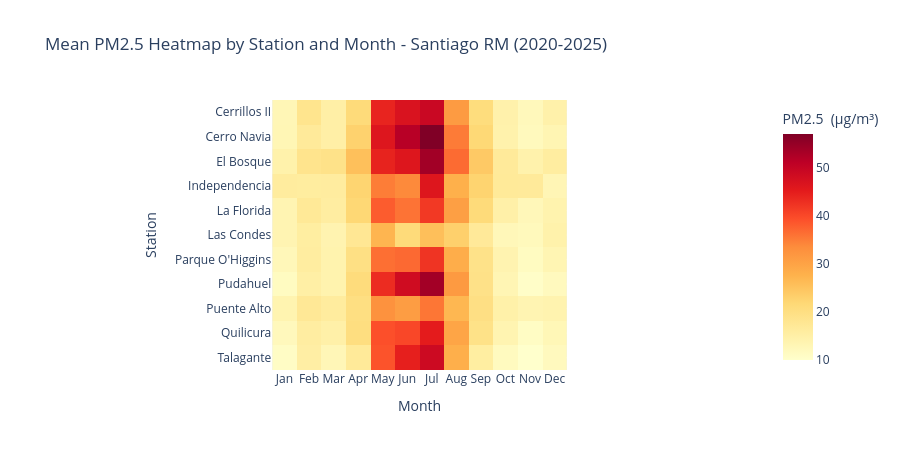

The notebook cell this image was saved under:
### Markdown cell above
## Year-over-Year PM2.5 Trend by Station (2020–2025)

- **2020 dip:** Most stations record their lowest values in 2020, consistent 
  with reduced traffic and industrial activity during COVID-19 lockdowns in 
  Santiago. This provides a natural experiment showing the impact of human 
  activity on air quality.
- **2021 rebound:** Values rise across nearly all stations as activity 
  returned to normal, confirming that the 2020 dip was driven by behavioural 
  change rather than a meteorological anomaly.
- **General downward trend (2021–2025):** Most stations show a gradual 
  decline after the 2021 peak, which may reflect improvements in vehicle 
  emissions standards, increased electrification of public transport, or 
  stricter air quality regulations in the RM.
- **Cerrillos II 2022:** This station only has data from April 2022 onwards, 
  meaning its 2022 annual mean is calculated from 8 months of data that 
  include the winter peak. This inflates the 2022 value relative to 
  subsequent full years and should not be interpreted as a true anomaly.
- **Talagante 2020:** This station has no validated data for most of 2020, 
  with monitoring starting from mid-2021. Its 2020 value should be excluded 
  from any trend interpretation.
- **2025 caveat:** El Bosque only have data through early March 2025, covering
  summer months with naturally low PM2.5. Its 2025 values are not comparable
  to full-year figures for other stations.

### Code cell
# Seasonal heatmap by station
heatmap_data = air.groupby(['station', 'month'])['pm25_mean'].mean().reset_index()
heatmap_pivot = heatmap_data.pivot(index='station', columns= 'month', values='pm25_mean')

# Rename months to abbreviate names
month_names = {1: 'Jan', 2: 'Feb', 3: 'Mar', 4: 'Apr', 5: 'May', 6: 'Jun', 7: 'Jul', 8: 'Aug', 
               9: 'Sep', 10: 'Oct', 11: 'Nov', 12: 'Dec'}
heatmap_pivot.columns = [month_names[m] for m in heatmap_pivot.columns]

fig = px.imshow(
    heatmap_pivot,
    color_continuous_scale= 'YlOrRd',
    title= 'Mean PM2.5 Heatmap by Station and Month - Santiago RM (2020-2025)',
    labels= {'x': 'Month', 'y': 'Station', 'color': 'PM2.5  (µg/m³)'}
)

fig.update_layout(height= 450)
fig.write_html('../figures/seasonal_heatmap.html')
fig.show()

### Figure 1 — Plotly figure (JSON) as saved in the notebook; plotly's stock layout.template omitted (floating-point values rounded to 4 significant figures; data arrays with more than 128 entries replaced by an {"elided": "..."} marker saying what was removed)
{"data": [{"coloraxis": "coloraxis", "hovertemplate": "Month: %{x}<br>Station: %{y}<br>PM2.5  (µg/m³): %{z}<extra></extra>", "name": "0", "type": "heatmap", "x": ["Jan", "Feb", "Mar", "Apr", "May", "Jun", "Jul", "Aug", "Sep", "Oct", "Nov", "Dec"], "xaxis": "x", "y": ["Cerrillos II", "Cerro Navia", "El Bosque", "Independencia", "La Florida", "Las Condes", "Parque O'Higgins", "Pudahuel", "Puente Alto", "Quilicura", "Talagante"], "yaxis": "y", "z": {"elided": "11x12 float values"}}], "layout": {"coloraxis": {"autocolorscale": false, "colorbar": {"title": {"text": "PM2.5  (µg/m³)"}}, "colorscale": [[0, "rgb(255,255,204)"], [0.125, "rgb(255,237,160)"], [0.25, "rgb(254,217,118)"], [0.375, "rgb(254,178,76)"], [0.5, "rgb(253,141,60)"], [0.625, "rgb(252,78,42)"], [0.75, "rgb(227,26,28)"], [0.875, "rgb(189,0,38)"], [1, "rgb(128,0,38)"]]}, "height": 450, "title": {"text": "Mean PM2.5 Heatmap by Station and Month - Santiago RM (2020-2025)"}, "xaxis": {"anchor": "y", "constrain": "domain", "domain": [0, 1], "scaleanchor": "y", "title": {"text": "Month"}}, "yaxis": {"anchor": "x", "autorange": "reversed", "constrain": "domain", "domain": [0, 1], "title": {"text": "Station"}}}}
